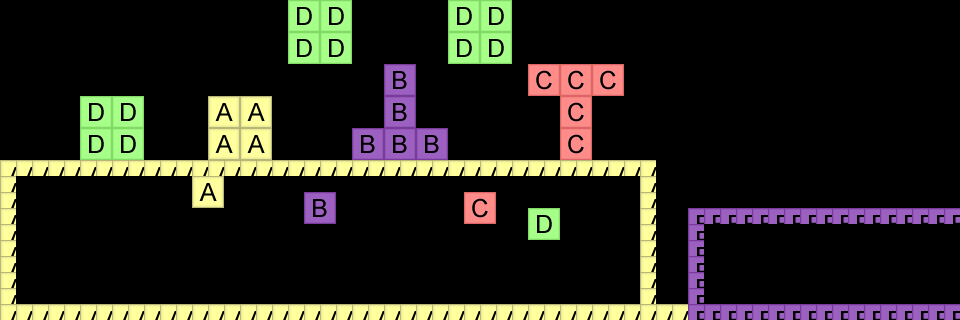

The image is a tile-based game level rendered from a .tmx file. Its description and source (layers, tilesets, objects; grid data summarised) follow:
An orthogonal 60x20 tile map with 16x16 px tiles, 1 tile layer (edgeLayer).

<map version="1.0" orientation="orthogonal" width="60" height="20" tilewidth="16" tileheight="16">
 <tileset firstgid="1" name="blocks" tilewidth="16" tileheight="16">
  <image source="blocks.png" width="64" height="64" />
  <tile id="0">
   <properties>
    <property name="collidable" value="true" />
   </properties>
  </tile>
  <tile id="1">
   <properties>
    <property name="collidable" value="true" />
   </properties>
  </tile>
  <tile id="2">
   <properties>
    <property name="collidable" value="true" />
   </properties>
  </tile>
  <tile id="3">
   <properties>
    <property name="collidable" value="true" />
   </properties>
  </tile>
  <tile id="4">
   <properties>
    <property name="collidable" value="true" />
   </properties>
  </tile>
  <tile id="5">
   <properties>
    <property name="collidable" value="true" />
   </properties>
  </tile>
  <tile id="6">
   <properties>
    <property name="collidable" value="true" />
   </properties>
  </tile>
  <tile id="7">
   <properties>
    <property name="collidable" value="true" />
   </properties>
  </tile>
  <tile id="8">
   <properties>
    <property name="collidable" value="true" />
   </properties>
  </tile>
  <tile id="9">
   <properties>
    <property name="collidable" value="true" />
   </properties>
  </tile>
  <tile id="10">
   <properties>
    <property name="collidable" value="false" />
   </properties>
  </tile>
  <tile id="11">
   <properties>
    <property name="collidable" value="false" />
   </properties>
  </tile>
  <tile id="12">
   <properties>
    <property name="collidable" value="true" />
   </properties>
  </tile>
  <tile id="13">
   <properties>
    <property name="collidable" value="true" />
   </properties>
  </tile>
  <tile id="14">
   <properties>
    <property name="collidable" value="false" />
   </properties>
  </tile>
  <tile id="15">
   <properties>
    <property name="collidable" value="false" />
   </properties>
  </tile>
 </tileset>
 <layer name="edgeLayer" width="60" height="20">
  <data>[1200 cells, 259 non-empty, 16 distinct tile ids]</data>
 </layer>
</map>
